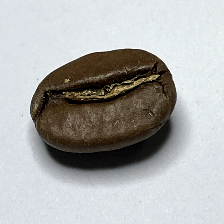
#> input picture dataset/train/A/A(100).png, 224 x 224 px, found by its file name; its folder holds only this picture in this run
$ python rata.py
#> lines starting #> are read from the running program, lines starting #| are printed output that depends on the picture; after the words box and inside, x2 and y2 are one past the last pixel; in counts of white or black regions, pixels touching at a corner belong together
import cv2
import numpy as np
import os
from tqdm import tqdm
import pandas as pd

def is_brown(rgb):
    r, g, b = rgb
    return (r > g > b) and (r > 60) and (g > 30) and (b < 50)

def get_average_color(image_path):
    image = cv2.imread(image_path)
#> image is the input picture: shape (224, 224, 3); mean B, G, R 171.5, 173.4, 172.6
    image_rgb = cv2.cvtColor(image, cv2.COLOR_BGR2RGB)

    mask = np.apply_along_axis(is_brown, 2, image_rgb)
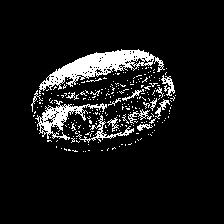
#> mask: shape (224, 224) bool; 8.6% white; 253 white regions (237 under 20 px)
    res = image_rgb * mask[:,:,np.newaxis]
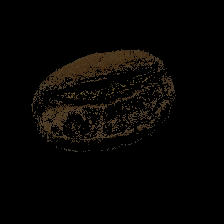
#> res: shape (224, 224, 3); mean R, G, B 6.2, 4.7, 2.8

    contours, _ = cv2.findContours(mask.astype(np.uint8), cv2.RETR_EXTERNAL, cv2.CHAIN_APPROX_SIMPLE)
#> contours = 253 contours, 243 with area under 20; largest, box (x1, y1, x2, y2) and area: (39, 49, 165, 94) 1894, (35, 100, 107, 140) 724, (76, 115, 134, 143) 164, (161, 75, 175, 96) 90, (128, 109, 152, 124) 72
    if contours:
        c = max(contours, key=cv2.contourArea)
#> c = contour of 296 points, box (x1, y1, x2, y2) (39, 49, 165, 94), area 1894
        x, y, w, h = cv2.boundingRect(c)
#> x = 39; y = 49; w = 126; h = 45
        cropped = res[y:y+h, x:x+w]
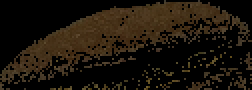
#> cropped: shape (45, 126, 3) (shown 2 times larger); mean R, G, B 27.6, 20.4, 11.3

        flattened = cropped.reshape(-1, 3)
        mask = np.apply_along_axis(is_brown, 1, flattened)
        filtered = flattened[mask]
#> filtered = 2215 rows, first 8: [61, 57, 45], [63, 56, 48], [61, 47, 31], [78, 65, 48], [75, 64, 44], [66, 51, 34], [71, 54, 30], [66, 46, 23]

        if filtered.size > 0:
            avg_color = np.mean(filtered, axis=0)
#> avg_color = [70.7, 52.13, 28.93]
            return avg_color.astype(int)

    return None

def process_dataset(dataset_path, grade, limit_images):
    grade_path = os.path.join(dataset_path, grade)
    if not os.path.exists(grade_path):
        print(f"Folder tidak ditemukan: {grade_path}")
        return []

    results = []
    image_files = [f for f in os.listdir(grade_path) if f.lower().endswith(('.png', '.jpg', '.jpeg'))]

    for i, image_file in enumerate(tqdm(image_files[:limit_images], desc=f"Memproses {grade}")):
        image_path = os.path.join(grade_path, image_file)
        avg_color = get_average_color(image_path)
#> avg_color = [70, 52, 28]

        if avg_color is not None:
            results.append({
                    'No': i+1,
                    'Nama Objek/Gambar': os.path.splitext(image_file)[0],
                    'Red (merah)': avg_color[0],
                    'Green (hijau)': avg_color[1],
                    'Blue (biru)': avg_color[2]
            })

    return results

def save_to_excel(results, output_path):
    df = pd.DataFrame(results)
    df.to_excel(output_path, index=False)
    print(f"Hasil telah disimpan ke: {output_path}")

if __name__ == "__main__":
    dataset_path = r"D:\JOKI\PYTHON\KOPI\DATASET\train"
    grade = "A"
    output_path = f"excel/train/hasil_rata_rata_{grade}.xlsx"
    limit_images = 50

    results = process_dataset(dataset_path, grade, limit_images)
#> results = 1 item
    save_to_excel(results, output_path)
#> in save_to_excel, `df = pd.DataFrame(results)`: df = table of 1 rows and 5 columns

$ run again, on dataset/train/A/A(132).png
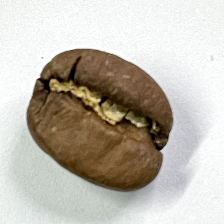
#> input picture dataset/train/A/A(132).png, 224 x 224 px, found by its file name
#> in get_average_color, image is the input picture: shape (224, 224, 3); mean B, G, R 175.5, 185.9, 191.6
#> in get_average_color, `mask = np.apply_along_axis(is_brown, 2, image_rgb)`:
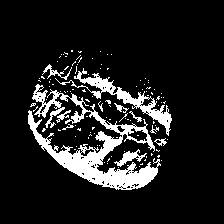
#> mask: shape (224, 224) bool; 12.2% white; 113 white regions (102 under 20 px)
#> contours = 112 contours, 104 with area under 20; largest, box (x1, y1, x2, y2) and area: (28, 84, 161, 190) 3754, (55, 68, 172, 136) 1020, (114, 149, 147, 167) 158, (42, 64, 72, 80) 64, (154, 138, 167, 146) 40, (56, 110, 71, 123) 36, (114, 103, 129, 113) 27, (129, 111, 142, 122) 23
#> c = contour of 864 points, box (x1, y1, x2, y2) (28, 84, 161, 190), area 3754
#> x = 28; y = 84; w = 133; h = 106
#> in get_average_color, `cropped = res[y:y+h, x:x+w]`:
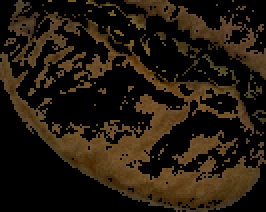
#> cropped: shape (106, 133, 3) (shown 2 times larger); mean R, G, B 35.7, 25.9, 13
#> in get_average_color, `avg_color = np.mean(filtered, axis=0)`: avg_color = [92.94, 67.3, 33.85]
#> in process_dataset, `avg_color = get_average_color(image_path)`: avg_color = [92, 67, 33]
#> results = 1 item
#> df = table of 1 rows and 5 columns

$ run again, on dataset/train/A/A(14).png
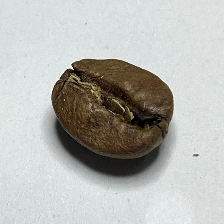
#> input picture dataset/train/A/A(14).png, 224 x 224 px, found by its file name
#> in get_average_color, image is the input picture: shape (224, 224, 3); mean B, G, R 178.1, 182.7, 182
#> in get_average_color, `mask = np.apply_along_axis(is_brown, 2, image_rgb)`:
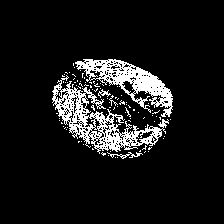
#> mask: shape (224, 224) bool; 9.5% white; 95 white regions (90 under 20 px)
#> contours = 95 contours, 91 with area under 20; largest, box (x1, y1, x2, y2) and area: (52, 75, 169, 154) 2940, (75, 59, 173, 117) 2070, (107, 152, 143, 159) 39, (98, 89, 111, 98) 24
#> c = contour of 597 points, box (x1, y1, x2, y2) (52, 75, 169, 154), area 2940
#> x = 52; y = 75; w = 117; h = 79
#> in get_average_color, `cropped = res[y:y+h, x:x+w]`:
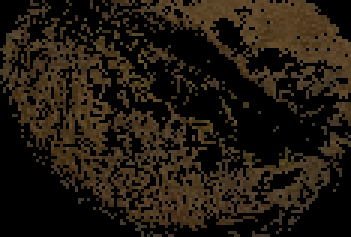
#> cropped: shape (79, 117, 3) (shown 3 times larger); mean R, G, B 33, 25.3, 15
#> in get_average_color, `avg_color = np.mean(filtered, axis=0)`: avg_color = [77.43, 59.39, 35.19]
#> in process_dataset, `avg_color = get_average_color(image_path)`: avg_color = [77, 59, 35]
#> results = 1 item
#> df = table of 1 rows and 5 columns

$ run again, on dataset/train/A/A(143).png
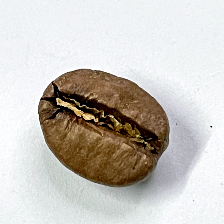
#> input picture dataset/train/A/A(143).png, 224 x 224 px, found by its file name
#> in get_average_color, image is the input picture: shape (224, 224, 3); mean B, G, R 191.3, 197.2, 201.5
#> in get_average_color, `mask = np.apply_along_axis(is_brown, 2, image_rgb)`:
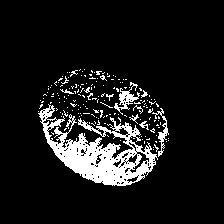
#> mask: shape (224, 224) bool; 10.1% white; 177 white regions (167 under 20 px)
#> contours = 177 contours, 174 with area under 20; largest, box (x1, y1, x2, y2) and area: (38, 104, 158, 186) 3997, (114, 82, 140, 115) 186, (152, 108, 169, 157) 120
#> c = contour of 646 points, box (x1, y1, x2, y2) (38, 104, 158, 186), area 3997
#> x = 38; y = 104; w = 120; h = 82
#> in get_average_color, `cropped = res[y:y+h, x:x+w]`:
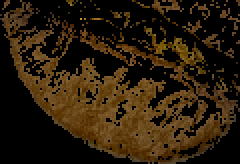
#> cropped: shape (82, 120, 3) (shown 2 times larger); mean R, G, B 42.8, 29, 10.9
#> in get_average_color, `avg_color = np.mean(filtered, axis=0)`: avg_color = [99.28, 67.32, 25.37]
#> in process_dataset, `avg_color = get_average_color(image_path)`: avg_color = [99, 67, 25]
#> results = 1 item
#> df = table of 1 rows and 5 columns

$ run again, on dataset/train/A/A(12).png
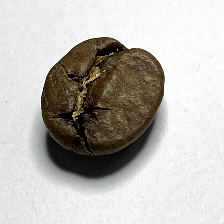
#> input picture dataset/train/A/A(12).png, 224 x 224 px, found by its file name
#> in get_average_color, image is the input picture: shape (224, 224, 3); mean B, G, R 182, 186.7, 188.5
#> in get_average_color, `mask = np.apply_along_axis(is_brown, 2, image_rgb)`:
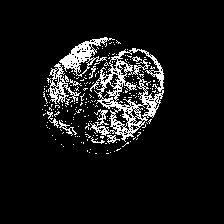
#> mask: shape (224, 224) bool; 8.3% white in thin lines or dots, all inside (x1, y1, x2, y2) = (42, 37, 164, 154)
#> contours = 162 contours, 157 with area under 20; largest, box (x1, y1, x2, y2) and area: (90, 48, 164, 142) 4100, (59, 37, 115, 77) 744, (47, 63, 81, 104) 428, (107, 135, 120, 144) 44, (59, 120, 77, 136) 39
#> c = contour of 410 points, box (x1, y1, x2, y2) (90, 48, 164, 142), area 4100
#> x = 90; y = 48; w = 74; h = 94
#> in get_average_color, `cropped = res[y:y+h, x:x+w]`:
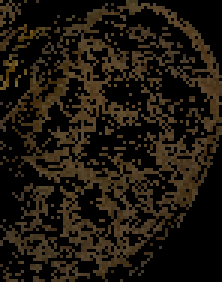
#> cropped: shape (94, 74, 3) (shown 3 times larger); mean R, G, B 29.8, 23, 13.7
#> filtered = 2648 rows, first 8: [92, 73, 48], [87, 70, 46], [71, 59, 34], [66, 52, 39], [77, 69, 45], [68, 57, 27], [67, 60, 33], [67, 60, 33]
#> in get_average_color, `avg_color = np.mean(filtered, axis=0)`: avg_color = [78.37, 60.47, 35.96]
#> in process_dataset, `avg_color = get_average_color(image_path)`: avg_color = [78, 60, 35]
#> results = 1 item
#> df = table of 1 rows and 5 columns
